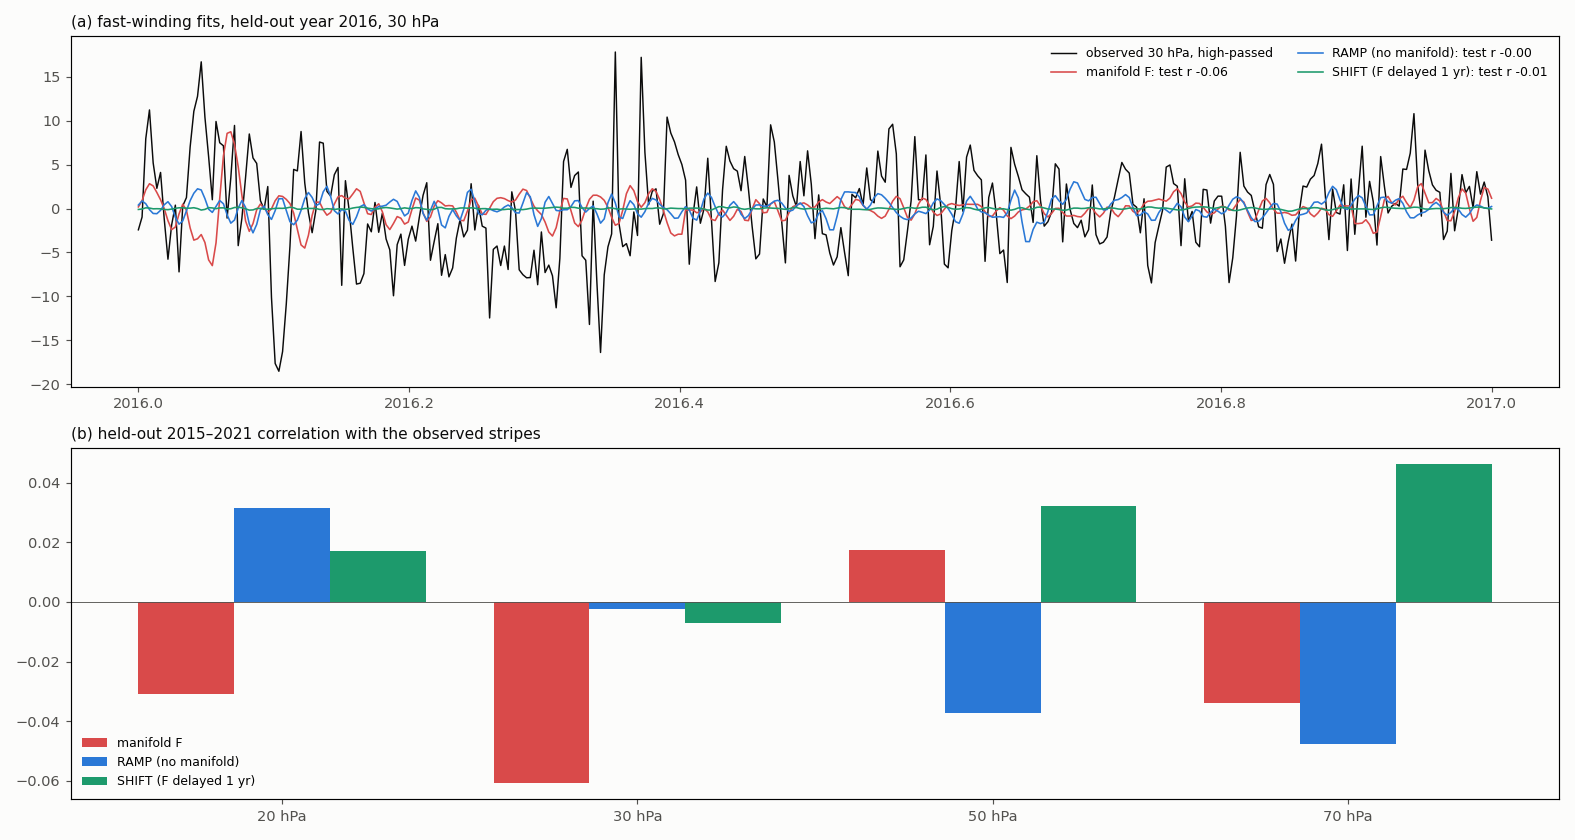

Here is the Python script that generated this plot:
#!/usr/bin/env python3
"""Can fast windings riding on the manifold plateaus carry the observed stripes and their tilt? (2026-10-27)
LTE picture: a fast winding sin(2 pi k F(t) + phi_L) on a plateau of slope s runs at k*s cycles/yr, so a per-level
phase phi_L shifts it by only (d phi)/(2 pi k s) -- days -- while slow windings, stepping between plateaus, turn the
same phase change into months. The nine-leg QBO fit has |k| <= 2.65 (k*s <= 1.1 cpy), so its stripes come from the
manifold steps instead and are vertical (winding_lags.py). Here the fast windings are added directly:
  target  daily ERA5 u (0N 0E 00 UTC) at 20, 30, 50, 70 hPa, high-passed (minus 120-day running mean)
  basis   sin, cos (2 pi k F(t)), k = 15..300 (k*s spans about 4-60 day periods), F = the nine-leg manifold
          (5-day ERA70 leg grid, linear inside plateaus, step at the midpoint of its 5-day gap)
  fit     ridge regression per level (per-level amplitudes and phases, like the legs), trained outside 2015-2021,
          lambda chosen on 2009-2015 inside the training years; scored on 2015-2021
  lag     adjacent-level lag of the fitted stripe series (whole record), compared with the observed 1.5-2.4 d
Controls (same k grid, same ridge): RAMP = straight F with the median plateau slope (a plain Fourier basis, no
manifold); SHIFT = the real F delayed by one year (same staircase statistics, wrong mapping to time).
    python3 fast_windings.py   -> fast_windings.png, fast_windings.json"""
import json
from pathlib import Path

import matplotlib
import numpy as np

matplotlib.use("Agg")
import matplotlib.pyplot as plt  # noqa: E402

HERE = Path(__file__).resolve().parent
RUN = HERE.parent / "legs" / "qbo9_kit_era70full_ex2015_2021"
INK, MUTED, SURF = "#0b0b0b", "#52514e", "#fcfcfb"
LV = [20, 30, 50, 70]
a = np.loadtxt(RUN / "lte_results.9.csv", delimiter=","); t5, F5 = a[:, 0], a[:, 3]
td = np.loadtxt(HERE / "era_qbo_u30_point0E_daily.dat")[:, 0]
td = td[(td >= t5[0]) & (td <= t5[-1])]


def daily_F(t5, F5, td):
    i = np.clip(np.searchsorted(t5, td) - 1, 0, len(t5) - 2); x0, x1 = t5[i], t5[i + 1]; y0, y1 = F5[i], F5[i + 1]
    step = np.abs(y1 - y0) / (x1 - x0) > 5
    lin = y0 + (y1 - y0) * (td - x0) / (x1 - x0)
    return np.where(step, np.where(td < 0.5 * (x0 + x1), y0, y1), lin)


F = daily_F(t5, F5, td)
s_med = float(np.median(np.abs(np.diff(F5) / np.diff(t5))[np.abs(np.diff(F5) / np.diff(t5)) < 5]))
MANIFOLDS = {"manifold F": F, "RAMP (no manifold)": s_med * (td - td[0]), "SHIFT (F delayed 1 yr)": np.interp(td - 1.0, td, F, left=F[0])}
K = np.arange(15, 301, 1.0)


def hp120(x):
    w = np.ones(120) / 120; return x - np.convolve(x, w, "same") / np.convolve(np.ones_like(x), w, "same")


Y = {L: hp120(np.interp(td, *np.loadtxt(HERE / f"era_qbo_u{L}_point0E_daily.dat").T)) for L in LV}
test = (td >= 2015) & (td <= 2021); val = (td >= 2009) & (td < 2015); tr_inner = ~test & ~val; train = ~test


def basis(FF):
    ph = 2 * np.pi * np.outer(FF, K); return np.hstack([np.sin(ph), np.cos(ph)])


def ridge(X, y, lam):
    A = X.T @ X; return np.linalg.solve(A + lam * np.trace(A) / A.shape[0] * np.eye(A.shape[0]), X.T @ y)


def ccf_lag(x, y, M=10):
    x = (x - x.mean()) / x.std(); y = (y - y.mean()) / y.std(); n = len(x); Ls = np.arange(-M, M + 1)
    c = np.array([np.mean(x[max(0, -l):n - max(0, l)] * y[max(0, l):n - max(0, -l)]) for l in Ls]); i = int(np.argmax(c))
    off = 0.0
    if 0 < i < len(c) - 1:
        d = c[i - 1] - 2 * c[i] + c[i + 1]; off = 0.5 * (c[i - 1] - c[i + 1]) / d if d < 0 else 0.0
    return float(Ls[i] + off), float(c[i])


out = {}; fits = {}
for name, FF in MANIFOLDS.items():
    X = basis(FF); X = X - X[train].mean(0); res = {"levels": {}}; fits[name] = {}
    for L in LV:
        y = Y[L] - Y[L][train].mean(); best = None
        for lam in (1e-3, 1e-2, 1e-1, 1, 10):
            b = ridge(X[tr_inner], y[tr_inner], lam); r = float(np.corrcoef(X[val] @ b, y[val])[0, 1])
            if best is None or r > best[1]: best = (lam, r)
        b = ridge(X[train], y[train], best[0]); fit = X @ b; fits[name][L] = fit
        res["levels"][L] = {"lambda": best[0], "val_r": best[1], "train_r": float(np.corrcoef(fit[train], y[train])[0, 1]),
                            "test_r_2015_2021": float(np.corrcoef(fit[test], y[test])[0, 1])}
    res["fitted_stripe_lags_d"] = {f"{u}->{l}": ccf_lag(fits[name][u], fits[name][l]) for u, l in zip(LV[:-1], LV[1:])}
    out[name] = res
out["observed_stripe_lags_d"] = {f"{u}->{l}": ccf_lag(Y[u], Y[l]) for u, l in zip(LV[:-1], LV[1:])}
json.dump({"k_range": [15, 300], "plateau_slope": s_med, **out}, open(HERE / "fast_windings.json", "w"), indent=1)

print(f"plateau slope {s_med:.3f}/yr; k {K[0]:.0f}..{K[-1]:.0f} -> periods {365.25 / (K[-1] * 0.42):.1f}..{365.25 / (K[0] * 0.27):.0f} d")
for name in MANIFOLDS:
    r = out[name]
    print(f"== {name}")
    for L, v in r["levels"].items():
        print(f"  {L} hPa  lambda {v['lambda']:g}  train r {v['train_r']:+.2f}  val r {v['val_r']:+.2f}  TEST 2015-21 r {v['test_r_2015_2021']:+.2f}")
    print("  fitted stripe lags (lower behind upper): " + "  ".join(f"{p} {l:+.1f} d (r {c:.2f})" for p, (l, c) in r["fitted_stripe_lags_d"].items()))
print("observed stripe lags: " + "  ".join(f"{p} {l:+.1f} d (r {c:.2f})" for p, (l, c) in out["observed_stripe_lags_d"].items()))

fig, ax = plt.subplots(2, 1, figsize=(15, 8), facecolor=SURF)
m = (td >= 2016.0) & (td <= 2017.0)
ax[0].plot(td[m], Y[30][m], color=INK, lw=1, label="observed 30 hPa, high-passed")
for (name, col) in (("manifold F", "#d94a4a"), ("RAMP (no manifold)", "#2a78d6"), ("SHIFT (F delayed 1 yr)", "#1d9a6c")):
    ax[0].plot(td[m], fits[name][30][m], color=col, lw=1.1, label=f"{name}: test r {out[name]['levels'][30]['test_r_2015_2021']:+.2f}")
ax[0].set_title("(a) fast-winding fits, held-out year 2016, 30 hPa", loc="left", fontsize=10.5, color=INK); ax[0].legend(fontsize=8.5, frameon=False, ncol=2)
x = np.arange(len(LV)); wdt = 0.27
for i, (name, col) in enumerate((("manifold F", "#d94a4a"), ("RAMP (no manifold)", "#2a78d6"), ("SHIFT (F delayed 1 yr)", "#1d9a6c"))):
    ax[1].bar(x + (i - 1) * wdt, [out[name]["levels"][L]["test_r_2015_2021"] for L in LV], wdt, color=col, label=name)
ax[1].axhline(0, color=MUTED, lw=0.6); ax[1].set_xticks(x); ax[1].set_xticklabels([f"{L} hPa" for L in LV])
ax[1].set_title("(b) held-out 2015–2021 correlation with the observed stripes", loc="left", fontsize=10.5, color=INK); ax[1].legend(fontsize=8.5, frameon=False)
for a_ in ax: a_.set_facecolor(SURF); a_.tick_params(colors=MUTED)
fig.tight_layout(); fig.savefig(HERE / "fast_windings.png", dpi=105, facecolor=SURF)
print("wrote fast_windings.png")
